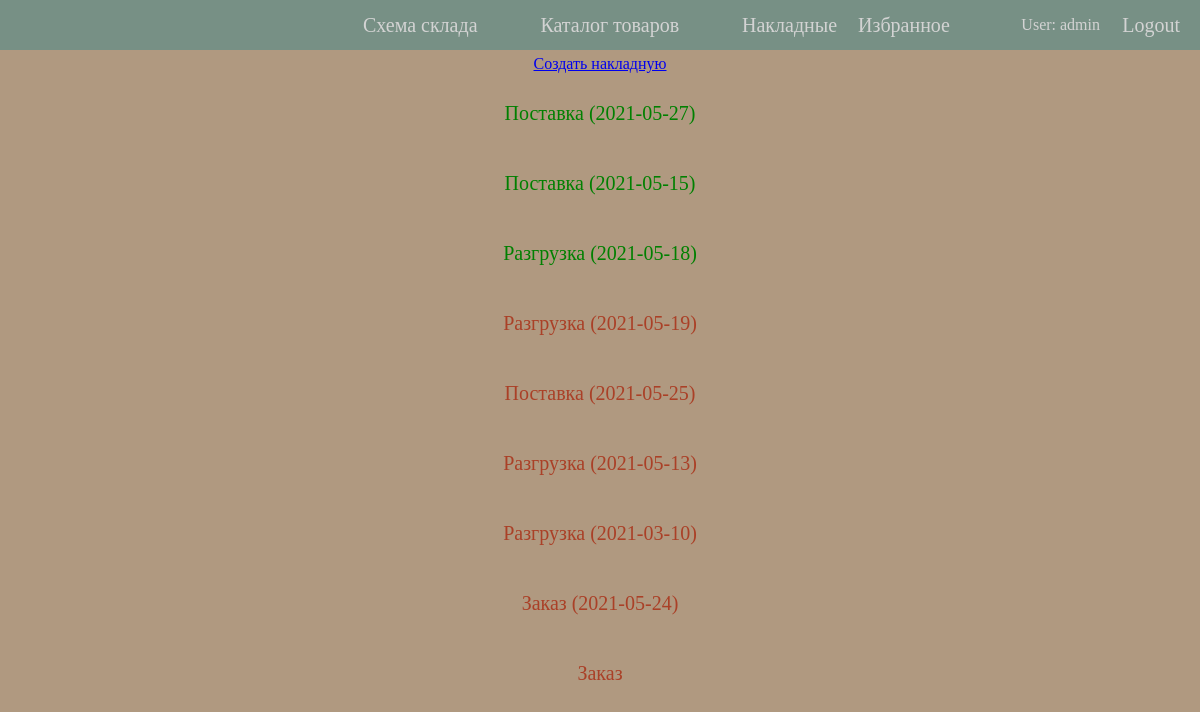
The app's page /wms/bills/ (signed in), older data.
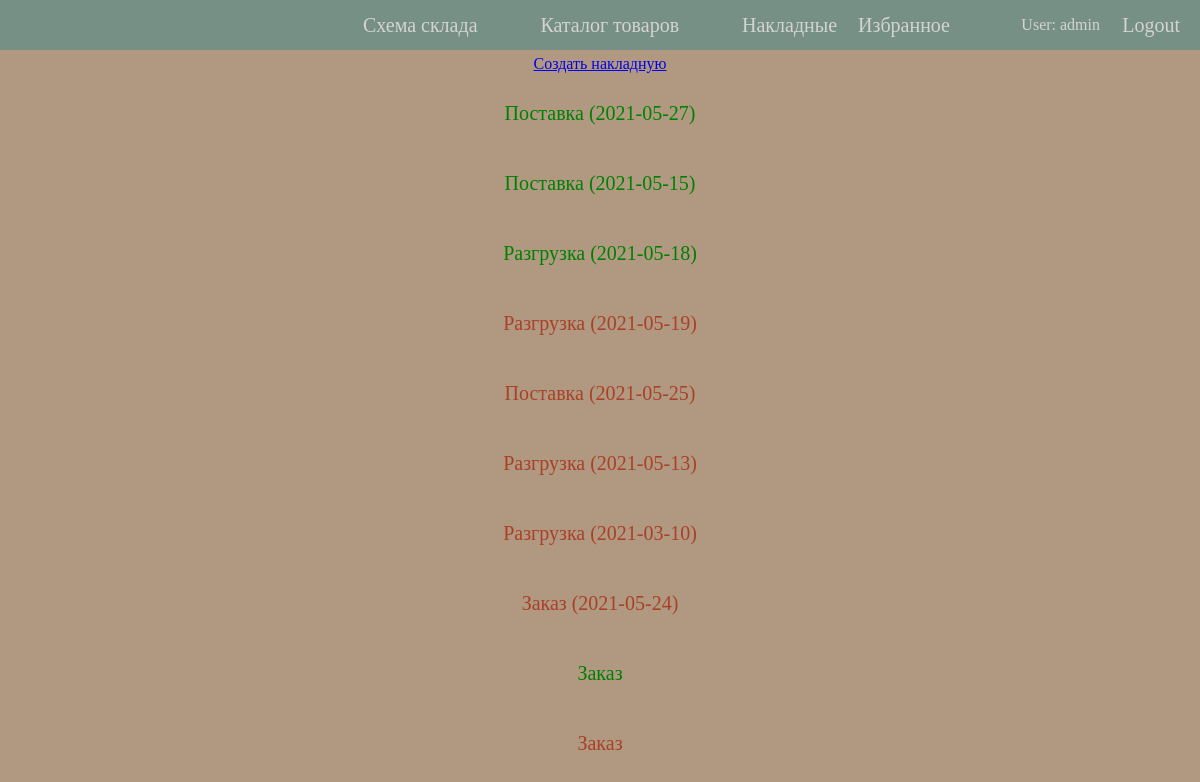
The same page, newer data.
### wms/models.py (models this page shows, shortened)
class Bill(models.Model):
    number = models.PositiveSmallIntegerField(help_text='Number of the bill', primary_key=True)
    OPERATION_TYPES = [
        ('arr', 'Поставка'),
        ('dep', 'Разгрузка'),
        ('ord', 'Заказ'),
    ]
    operation = models.CharField(
        max_length=3,
        choices=OPERATION_TYPES,
        default='dep',
        help_text='Type of operation'
    )
    date = models.DateField(help_text="DD.MM.YYYY", blank=True, null=True)
    def __str__(self):
        if self.date:
            return f"{dict(self.OPERATION_TYPES)[self.operation]} ({self.date})"
        return f"{dict(self.OPERATION_TYPES)[self.operation]}"

### wms/views.py (the view, shortened to what this page needs)
# urls.py: path('bills/', views.BillListView.as_view(), name='bills'),
class BillListView(PermissionRequiredMixin, generic.ListView):
    model = Bill
    paginate_by = 10
    permission_required = 'wms.view_bill'

### wms/templates/wms/bill_list.html (shortened to what this page needs)
{% extends "base_template.html" %}
{% block content %}
    {% if perms.wms.can_add_bill %}
            <a class="info-title" href="{% url 'create-bill' %}">Создать накладную</a>
    {% endif %}
    {% if bill_list %}
        <ul class="info-list">
        {% for bill in bill_list %}
            <li class="{% if bill.goodinstance_set.all %}in-stock{% else %}out-of-stock{% endif %} info-title">
                <a href="{% url 'bill-detail' bill.pk %}">{{ bill }}</a>
            </li>
        {% endfor %}
        </ul>
    {% else %}
        <p class="empty-text">Накладных нет.</p>
    {% endif %}
{% endblock %}

Row changes from the older to the newer data that the page shows:
added Bill: date+operation "Заказ"
